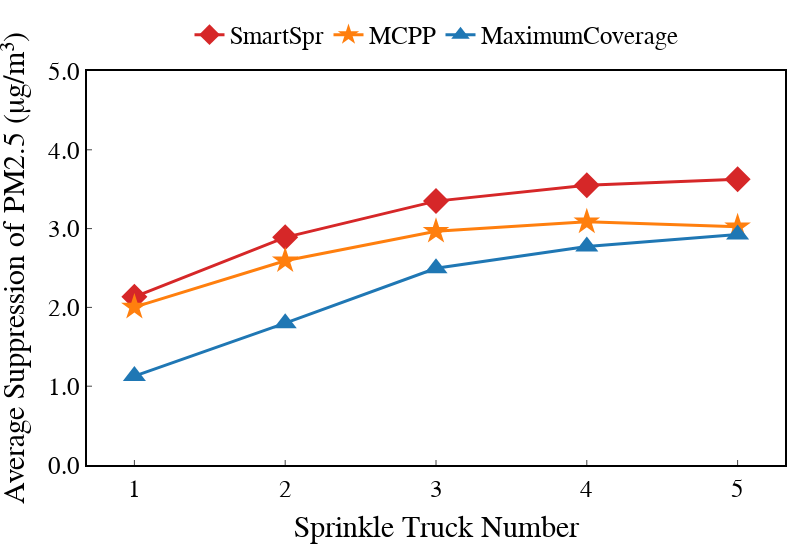

Notebook code cell kept with this figure:
### Code cell
width = 800
height = 550
linewidth = 3
# markersymbol={'FH':4, 'HEUR':17, 'DDRL':2}
markersize = 20
linetype = {'Low':'dot','Medium':'dashdot','High':'solid'}
# colors_dict = ['#3D9182','#C74223','#245C8F', '#FF8C00']
markersymbol={'FH':2, 'HEUR':'star', 'DDRL':5}
colors_dict = ['#d62728', '#ff7f0e', '#1f77b4']
labels = []
Time_deadline = 5
for i in range(Time_deadline):
    labels.append(int(i*1 + 1))

xtitle = 'Sprinkle Truck Number'
ytitle = 'Average Suppression of PM2.5 (μg/m³)'

fig = go.Figure()

fig.add_trace(go.Scatter(
    x=labels, 
    y=strategy_pm25suppression[0][0:Time_deadline], 
    name='SmartSpr', 
    marker=dict(size=markersize, symbol=markersymbol['FH']),line=dict(color=colors_dict[0], width=linewidth),))
fig.add_trace(go.Scatter(
    x=labels, 
    y=strategy_pm25suppression[1][0:Time_deadline], 
    name='MCPP', 
    marker=dict(size=markersize, symbol=markersymbol['HEUR']),line=dict(color=colors_dict[1], width=linewidth),))
fig.add_trace(go.Scatter(
    x=labels, 
    y=strategy_pm25suppression[2][0:Time_deadline], 
    name='MaximumCoverage', 
    marker=dict(size=markersize, symbol=markersymbol['DDRL']),line=dict(color=colors_dict[2], width=linewidth),))

fig = line_update_fig(fig, xtitle, ytitle, width=width, height=height)
fig.update_xaxes(title_text=xtitle, 
                title_font=dict(size=30),
                tickfont=dict(size=25),
                tickmode='array',
                tickvals=labels,
                ticktext=[str(label) for label in labels],
                showgrid=False)
fig.update_yaxes(title_text=ytitle, title_font=dict(size=30),tickfont=dict(size=25),showgrid=False)
fig.update_layout(
    yaxis=dict(range=[0, 5]),
    legend=dict(font=dict(size=25), x=0.5, y=1.15)) # name size
fig.show()
filename = './outputs/png/line_AverageSuppression-teamsize12345-linetype.png'
print(filename)
fig.write_image(filename, scale=1)

### Figure 1 — Plotly figure (JSON) as saved in the notebook; plotly's stock layout.template omitted (floating-point values rounded to 4 significant figures)
{"data": [{"line": {"color": "#d62728", "width": 3}, "marker": {"size": 20, "symbol": 2}, "name": "SmartSpr", "type": "scatter", "x": [1, 2, 3, 4, 5], "y": [2.134, 2.889, 3.349, 3.55, 3.625]}, {"line": {"color": "#ff7f0e", "width": 3}, "marker": {"size": 20, "symbol": "star"}, "name": "MCPP", "type": "scatter", "x": [1, 2, 3, 4, 5], "y": [2.004, 2.592, 2.966, 3.086, 3.023]}, {"line": {"color": "#1f77b4", "width": 3}, "marker": {"size": 20, "symbol": 5}, "name": "MaximumCoverage", "type": "scatter", "x": [1, 2, 3, 4, 5], "y": [1.128, 1.8, 2.497, 2.773, 2.925]}], "layout": {"font": {"color": "rgb(0, 0, 0)", "family": "Arial", "size": 30}, "height": 550, "legend": {"font": {"size": 25}, "orientation": "h", "title": {"text": ""}, "x": 0.5, "xanchor": "center", "y": 1.15, "yanchor": "top"}, "margin": {"b": 15, "l": 15, "r": 15, "t": 15}, "plot_bgcolor": "rgb(255,255,255)", "width": 800, "xaxis": {"gridcolor": "rgb(200, 200, 200)", "linecolor": "rgb(0, 0, 0)", "linewidth": 2, "mirror": true, "showgrid": false, "showline": true, "tickfont": {"size": 25}, "tickmode": "array", "ticks": "inside", "ticktext": ["1", "2", "3", "4", "5"], "tickvals": [1, 2, 3, 4, 5], "title": {"font": {"size": 30}, "text": "Sprinkle Truck Number"}}, "yaxis": {"gridcolor": "rgb(200, 200, 200)", "linecolor": "rgb(0, 0, 0)", "linewidth": 2, "mirror": true, "range": [0, 5], "showgrid": false, "showline": true, "tickfont": {"size": 25}, "tickformat": ".1f", "ticks": "inside", "title": {"font": {"size": 30}, "text": "Average Suppression of PM2.5 (μg/m³)"}}}}
